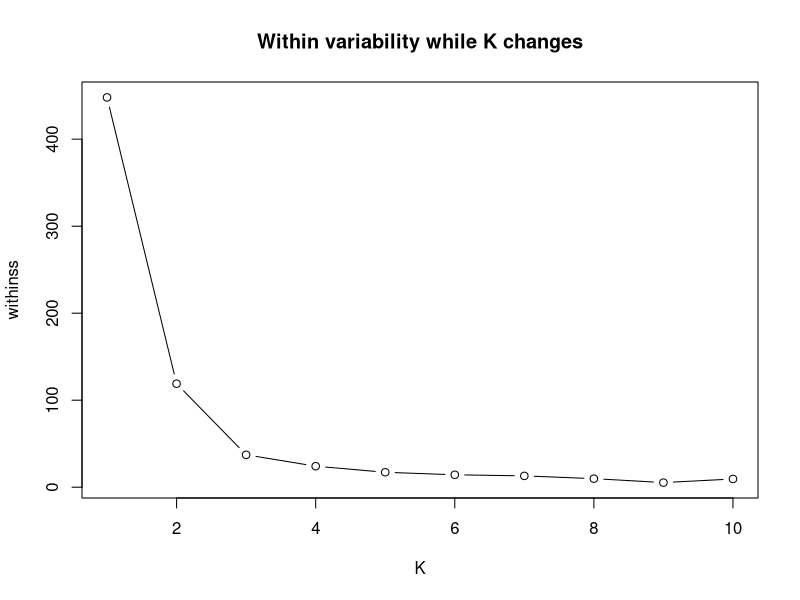
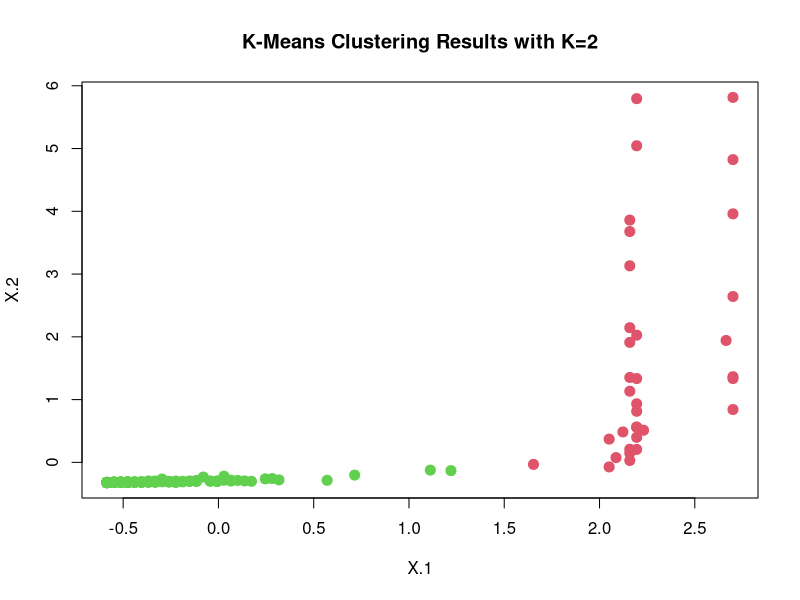
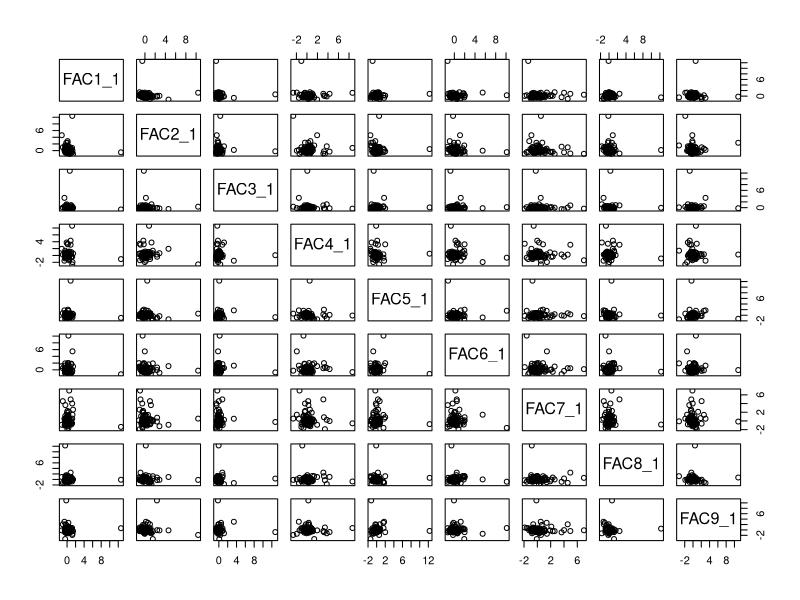
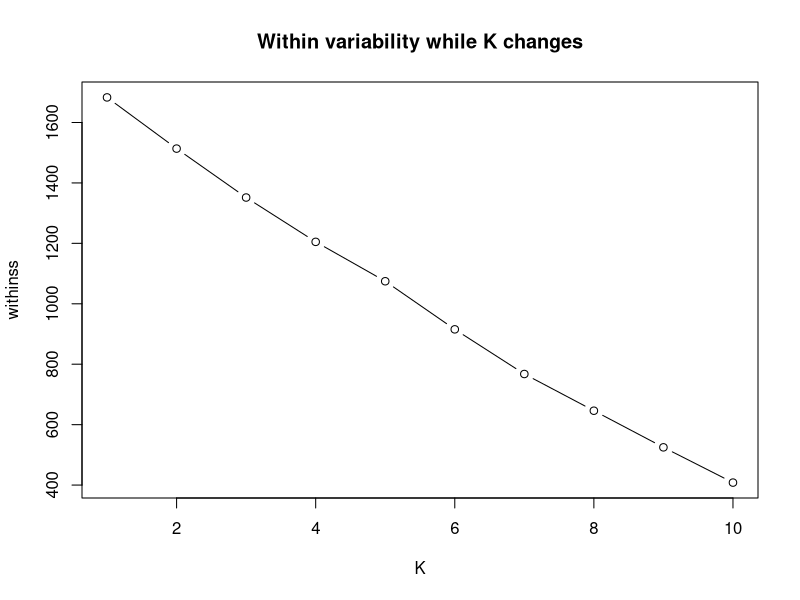
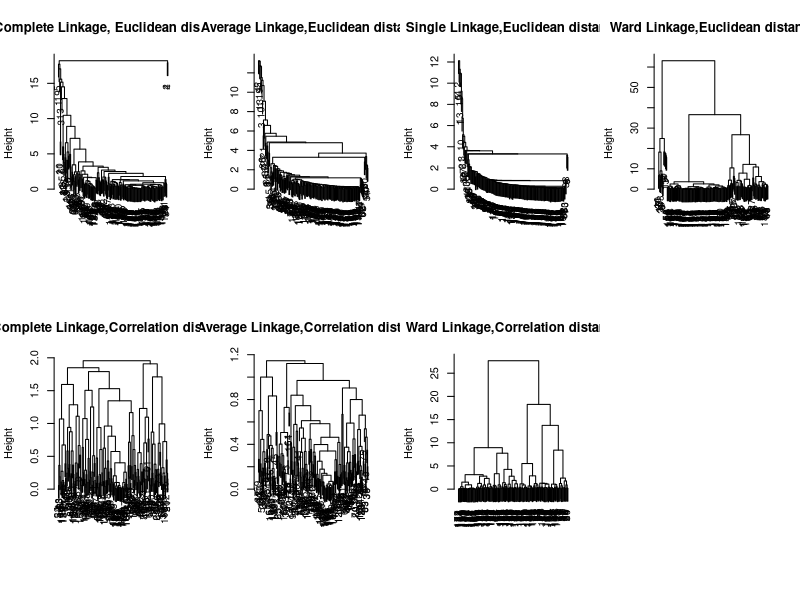

The R script that drew these images, in order:
## FIRST CUSTOMER SEGMENTATION: BASED ON AMOUNT SPENT AND NUMBE OF VISITS IN LAST 3 MONTHS

db1<- read.csv('DB_clustering_1.csv', header=T)
# Scaling of the data
x<-scale(db1)
## We perform the clustering on the second column (number_trans, that is the number of visits in last 3 months) and third column(Tot amount)
# NOTE: The values of " number of trans" have been obtained by aggregating,per each customer, all the different transactions 
# done in the same purchase moment/day so that we could count,per each customer, the REAL number of visits during last 3 months.
x<-x[,c(2,3)]

# Trying different 'nstart'
km.out <- kmeans(x,2,nstart=1) # one seed set
km.out$tot.withinss
km.out <- kmeans(x,2,nstart=20) # 20 seed set
km.out$tot.withinss
# K SELECTION
withinss <- NULL
for(i in 1:10) # loop on K
  withinss <- c(withinss,kmeans(x,i,nstart=20)$tot.withinss) # for every run we save with-in-ss
# Plot the withinss as a function of K
x11()
plot(1:10,withinss,type='b', xlab='K', main="Within variability while K changes")

# After selcting k=2 we run kmeans
km.out <- kmeans(x,2)
km.out
# Plot the points
x11()
plot(x, col=(km.out$cluster+1), main="K-Means Clustering Results with K=2",  pch=20, cex=2, xlab='X.1', ylab='X.2')

## SECOND CUSTOMER SEGMENTATION: BASED ON THE SCORES OF THE 9 FACTORS SELECTED FROM THE FACTOR ANALYSES

db2<- read.csv('scores_db.csv', header=T)

# Exlcude the first column that is customer id since the alghoritm will be applied only on the remaining 9 columns (9 factors)
y=db2[,-1]

# plot the data
x11()
plot(y)#,col=which,pch=19,xlab='x1',ylab='x2')
#plot(y, xlab='x1',ylab='x2')

##First let's try with k-means
# K SELECTION
withinss <- NULL
for(i in 1:10) # loop on K
  withinss <- c(withinss,kmeans(y,i,nstart=20)$tot.withinss) # for every run we save with-in-ss
# Plot the withinss as a function of K
x11()
plot(1:10,withinss,type='b', xlab='K', main="Within variability while K changes")

#Results are not satisfying (it might be due to the high number of variables on which we perform clustering) so let's applu hierarchcial clustering

##Hierarchical clustering

# Complete Linkage, Euclidean Distance
hc.complete <- hclust(dist(y), method="complete")
hc.complete

# Average Linkage, Euclidean Distance
hc.average <- hclust(dist(y), method="average")

# Single Linkage, Euclidean Distance
hc.single <- hclust(dist(y), method="single")

# Ward-linkage, Euclidean Distance
hc.ward <- hclust(dist(y), method="ward.D")

#we can try also with correlation based distance
dd <- as.dist(1-cor(t(y)))

# Complete Linkage,Distance based on correlation
x.cc<-hclust(dd, method="complete")

# Average Linkage,Distance based on correlation
x.ca<-hclust(dd, method="average")

# Ward Linkage,Distance based on correlation
x.cw<-hclust(dd, method="ward.D")

#Let's compare the dendograms of different hc
x11()
par(mfrow=c(2,4))
plot(hc.complete,main="Complete Linkage, Euclidean distance", xlab="", sub="", cex=.9)
plot(hc.average, main="Average Linkage,Euclidean distance", xlab="", sub="", cex=.9)
plot(hc.single, main="Single Linkage,Euclidean distance", xlab="", sub="", cex=.9)
plot(hc.ward, main="Ward Linkage,Euclidean distance", xlab="", sub="", cex=.9)
plot(x.cc,main="Complete Linkage,Correlation distance", xlab="", sub="", cex=.9) # Chosen one
plot(x.ca, main="Average Linkage,Correlation distance", xlab="", sub="", cex=.9)
plot(x.cw, main="Ward Linkage,Correlation distance", xlab="", sub="", cex=.9)

#The best results seem to be obtained with correlation based distance and complete linkage (also because we are interested in clustering customers
# based on similar purchase habits, so correlation is the most approriate type one )
#Moreover, by looking at the lenght of the brances, cutting the tree so that to have 8 clusters seemes to be the best choice.

cluster <- cutree(x.cc, k = 8)

# to see the labels
cluster
#add to the orignal db the column with labels from clustering
db2[,11]=cluster

write.csv(db2, 'HierarchicalClusteringResults.csv')






